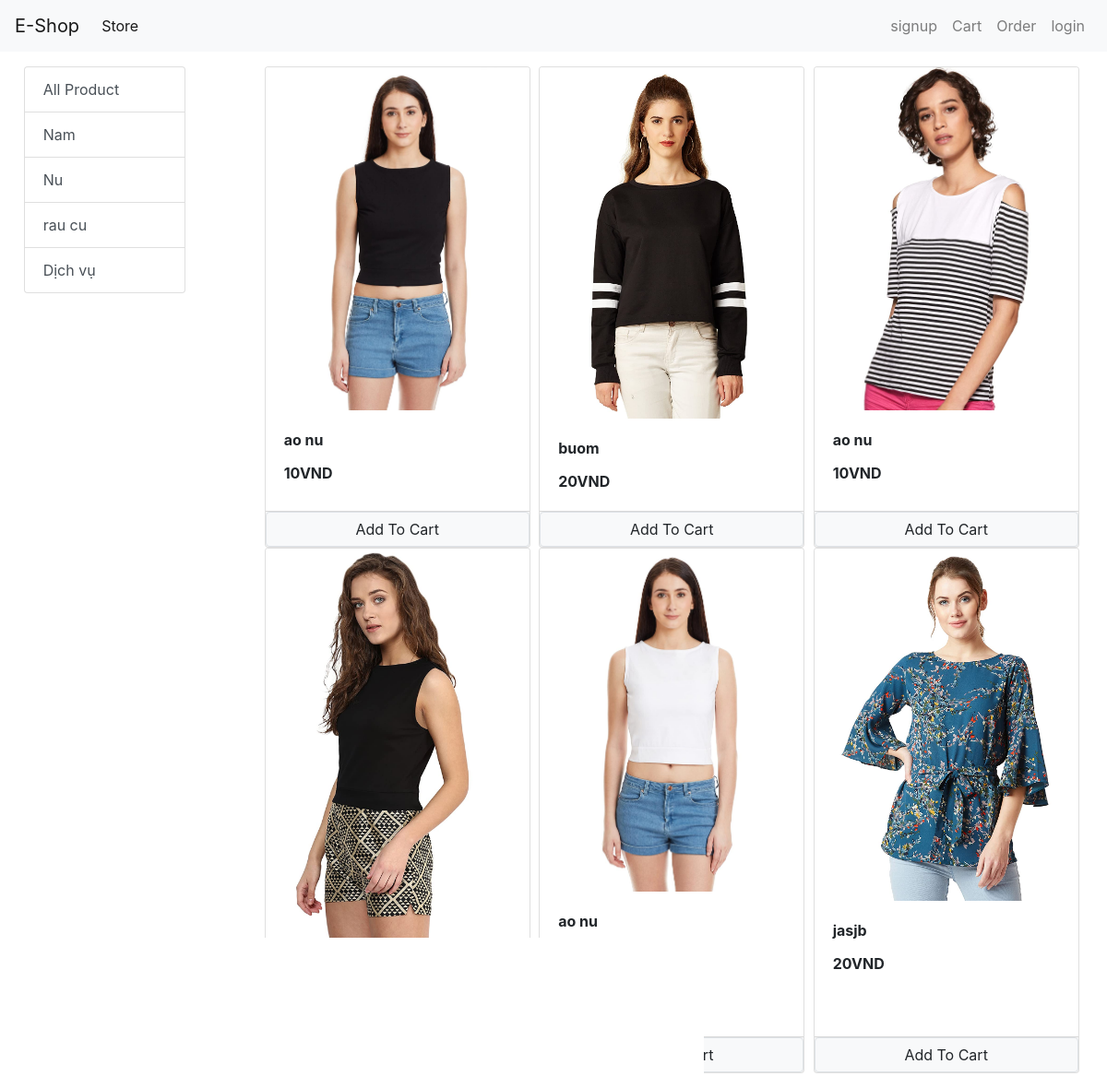
The app's page /?category=2 with its own data.
### store/models/category.py (models this page shows, shortened)
class Category(models.Model):
    name = models.CharField(max_length=20)
    @staticmethod
    def get_all_categories():
       return Category.objects.all()

### store/models/product.py (models this page shows, shortened)
class Product(models.Model):
    name = models.CharField(max_length=50)
    price = models.IntegerField(default=0)
    category = models.ForeignKey(Category, on_delete= models.CASCADE, default=1)
    description = models.CharField(max_length=200, default='' , null=True , blank=True)
    image = models.ImageField(upload_to='uploads/products/')
    @staticmethod
    def get_all_products_by_categoryid(category_id):
        if category_id:
            return Product.objects.filter(category=category_id)
        else:
            return Product.get_all_products()

### store/views/home.py (the view, shortened to what this page needs)
# urls.py: path('', Index.as_view() , name = 'homepage'),
class Index(View):
    def get(self,request):
        cart = request.session.get('cart')
        if not cart:
            request.session['cart']= {}
        products = None
        categories = Category.get_all_categories()
        categoryID = request.GET.get('category')
        if categoryID:
            products = Product.get_all_products_by_categoryid(categoryID)
        else:
            products = Product.get_all_products()
        data = {}
        data['products'] = products
        data['categories'] = categories
        print('you are:', request.session.get('email'))
        return render(request, 'index.html', data)

### store/templatetags/cart.py (called while the page is built)
@register.filter(name='cart_quantity')
def cart_quantity(product  , cart):
    keys = cart.keys()
    for id in keys:
        if int(id) == product.id:
            return cart.get(id)
    return 0;

### store/templatetags/custom_filter.py (called while the page is built)
@register.filter(name='currency')
def currency(number):
    return str(number)+'VND'

### store/templates/index.html (shortened to what this page needs)
{% extends "base.html" %}
{% block content %}
{% load cart %}
{% load custom_filter %}
<div class="row">
  <div class="col-lg-2 mx-auto">
    <div class="list-group">
      <a href="/" class="list-group-item list-group-item-action">All Product</a>
      {% for category in categories %}
      <a href="/?category={{category.id}}" class="list-group-item list-group-item-action">{{category.name}}</a>
      {% endfor %}
    </div>
  </div>
  <div id='products' class="col-lg-9 mx-auto">
      <div class="row mx-auto mb-3">
    {% for product in products %}
    <div class="card mx-auto" id={{product.id}} style="width: 18rem;">
    <img src="{{product.image.url}}" class="card-img-top" alt="...">
    <div class="card-body">
      <p class="card-title"><b>{{ product.name }}</b></p>
      <p class="card-text"><b> {{ product.price|currency }} </b></p>
    </div>
    <div class="card-footer p-0 no-gutters">
      {% if product|cart_quantity:request.session.cart%}
      <div class="row no-gutters">
        <form action="" class="col-2" method="POST">
          {% csrf_token %}
          <input type="text" hidden name="product" value="{{ product.id }}">
          <input type="text" hidden name="remove" value="True">
          <input type="submit" value=" - " class=" btn btn-block btn-secondary">
        </form>
        <div class="text-center col">{{product|cart_quantity:request.session.cart}} in Cart</div>
        <form action="" class="col-2" method="POST">
          {% csrf_token %}
          <input type="text" hidden name="product" value="{{ product.id }}">
          <input type="submit" value=" + " class=" btn btn-block btn-secondary">
        </form>
      </div>
      {% else %}
      <form action="/#{{product.id}}" method="POST" class="btn-block">
        <input type="submit" class="float-right btn btn-light border form-control" value="Add To Cart">
      </form>
      {% endif %}
    </div>
    </div>
    {% endfor %}
    </div>
    </div>
  </div>
{% endblock %}

### records on screen
Category: name "Nam"
Category: name "Nu"
Category: name "rau cu"
Category: name "Dịch vụ"
Product: image (picture), name "ao nu", price "10VND"
Product: image (picture), name "buom", price "20VND"
Product: image (picture), name "ao nu", price "10VND"
Product: image (picture)
Product: image (picture), name "ao nu"
Product: image (picture), name "jasjb", price "20VND"
